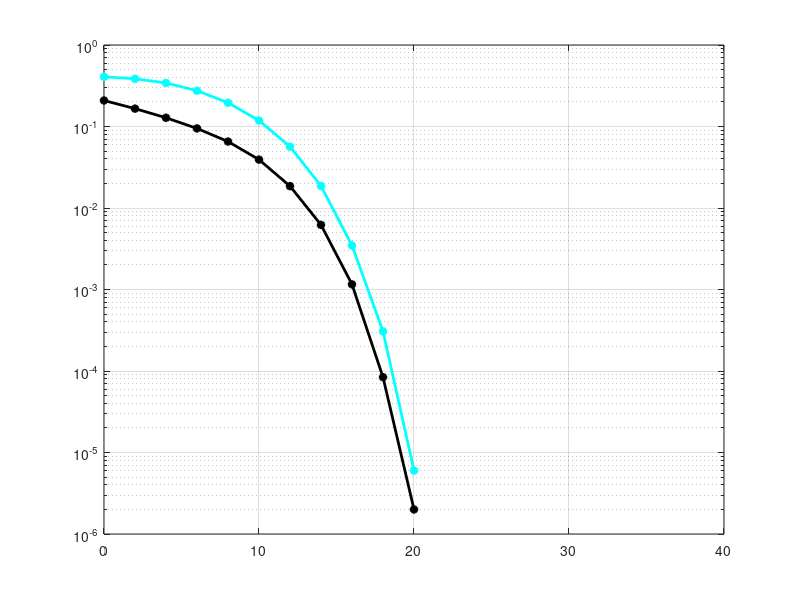

Write the MATLAB code that produced this figure. (Note: this script raises an error after producing the figure.)

N = 5*10^5;

pt = 0:2:40;	
Pt = (10^-3)*db2pow(pt);	

BW = 10^6;	
No = -174 + 10*log10(BW);	
no = (10^-3)*db2pow(No);

x1 = randi([0 1],1,N); 
x2 = randi([0 1],1,N); 

xmod1 = 2*x1 - 1;
xmod2 = 2*x2 - 1;

%Set power weights for users
a1 = 0.8; a2 = 0.2;

%Do superposition coding
x = sqrt(a1)*xmod1 + sqrt(a2)*xmod2 ;

for u = 1:length(Pt)
y1 = awgn(x,pt(u),'measured'); 
y2 = awgn(x,pt(u),'measured'); 

x1_hat = ones(1,N);
x1_hat(y1 < 0) = 0;

% at user 2
x11_est = ones(1,N); 
x11_est(y2 < 0) = 0;
x11_est(x11_est == 0) = -1;                                                               

rem2 = y2 - sqrt(a1)*x11_est;

x2_hat = zeros(1,N);
x2_hat(rem2>0) = 1;

%Estimate BER
ber1(u) = biterr(x1,x1_hat)/N;
ber2(u) = biterr(x2,x2_hat)/N;
end

%plot BER curves
semilogy(pt, ber1,'-k*', 'linewidth', 2);hold on;grid on;
semilogy(pt, ber2, '-c*', 'linewidth', 2);hold on;grid on;

N = 5*10^5;

pt = 0:4:40;			%Tsnr (dBm)
Pt = (10^-3)*db2pow(pt);	% (linear scale)

BW = 10^6;			%Bandwidth = 1 MHz
No = -174 + 10*log10(BW);	%Noise power (dBm)
no = (10^-3)*db2pow(No);	%Noise power (linear scale) 

d1 = 500; d2 = 200;	%Distances
a1 = 0.9; a2=0.1;	%Power allocation coefficients

eta = 4;	%Path loss exponent

%Generate Rayleigh fading channel for the three users
h1 = sqrt(d1^-eta)*(randn(N/2,1) + 1i*randn(N/2,1))/sqrt(2) ;
h2 = sqrt(d2^-eta)*(randn(N/2,1) + 1i*randn(N/2,1))/sqrt(2);


%Generate noise samples for the three users
n1 = sqrt(no)*(randn(N/2,1) + 1i*randn(N/2,1))/sqrt(2);
n2 = sqrt(no)*(randn(N/2,1) + 1i*randn(N/2,1))/sqrt(2);


%Generate random binary message data for the three users
x1 = randi([0 1],N,1);
x2 = randi([0 1],N,1);


%Create QPSKModulator and QPSKDemodulator objects
QPSKmod = comm.QPSKModulator('BitInput',true); 
QPSKdemod = comm.QPSKDemodulator('BitOutput',true); 

%Perform QPSK modulation
xmod1 = step(QPSKmod, x1);
xmod2 = step(QPSKmod, x2);


%Do super position coding
x = sqrt(a1)*xmod1 + sqrt(a2)*xmod2;

for u = 1:length(pt)
	
%Received signals
   y1 = sqrt(Pt(u))*x.*h1 + n1;	%At user 1
   y2 = sqrt(Pt(u))*x.*h2 + n2;	%At user 2
   
%Perform equalization
   eq1 = y1./h1;
   eq2 = y2./h2;
   
%Decode at user 1 (Direct decoding)
   dec1 = step(QPSKdemod, eq1);
   
%Decode at user 2
   dec12 = step(QPSKdemod, eq2);		%Direct demodulation to get U1's data
   dec12_remod = step(QPSKmod, dec12);		%Remodulation of U1's data
   rem2 = eq2 - sqrt(a1*Pt(u))*dec12_remod;	%SIC to remove U1's data
   dec2 = step(QPSKdemod, rem2);		%Direct demodulation of remaining signal
   
   
   
%BER calculation
   ber3(u) = biterr(dec1, x1)/N;
   ber4(u) = biterr(dec2, x2)/N;
  
end

semilogy(pt, ber3,'-g*', 'linewidth', 2); hold on;grid on;

semilogy(pt, ber4, '-b*', 'linewidth', 2);hold on;grid on;





N = 5*10^5;

Pt = 0:4:40;			%Transmit power (dBm)
pt = (10^-3)*db2pow(Pt);	%Transmit power (linear scale)

BW = 10^6;			%Bandwidth = 1 MHz
No = -174 + 10*log10(BW);	%Noise power (dBm)			%
no = (10^-3)*db2pow(No);	%Noise power (linear scale) 

d1 = 500; d2 = 200; 
a1 = 0.91; a2 = 0.09; 

eta = 4;	%Path loss exponent

%Generate Rayleigh fading channel for the three users
h1 = sqrt(d1^-eta)*(randn(N/4,1) + 1i*randn(N/4,1))/sqrt(2);
h2 = sqrt(d2^-eta)*(randn(N/4,1) + 1i*randn(N/4,1))/sqrt(2);

%Generate noise samples for the three users
n1 = sqrt(no)*(randn(N/4,1) + 1i*randn(N/4,1))/sqrt(2);
n2 = sqrt(no)*(randn(N/4,1) + 1i*randn(N/4,1))/sqrt(2);


%Generate random binary message data for the three users
x1 = randi([0 1],N/2,1);
x2 = randi([0 1],N/2,1);


%Create QAMModulator and QAMDemodulator objects
QAMmod = comm.RectangularQAMModulator(4,'BitInput',true); 
QAMdemod = comm.RectangularQAMDemodulator(4,'BitOutput',true);

%Perform QAM modulation
xmod1 = step(QAMmod, x1);
xmod2 = step(QAMmod, x2);


%Do super position coding
x = sqrt(a1)*xmod1 + sqrt(a2)*xmod2;

for u = 1:length(Pt)
	
%Received signals
   y1 = sqrt(pt(u))*x.*h1 + n1;	%At user 1
   y2 = sqrt(pt(u))*x.*h2 + n2;	%At user 2
 
   
%Perform equalization
   eq1 = y1./h1;
   eq2 = y2./h2;
  
   
%Decode at user 1 (Direct decoding)
   dec1 = step(QAMdemod, eq1);
   
%Decode at user 2
   dec12 = step(QAMdemod, eq2);		%Direct demodulation to get U1's data
   dec12_remod = step(QAMmod, dec12);		%Remodulation of U1's data
   rem2 = eq2 - sqrt(a1*pt(u))*dec12_remod;	%SIC to remove U1's data
   dec2 = step(QAMdemod, rem2);		%Direct demodulation of remaining signal
   
%BER calculation
   ber5(u) = biterr(dec1, x1)/N;
   ber6(u) = biterr(dec2, x2)/N;
  
end

semilogy(Pt, ber5,'-m*' ,'linewidth', 2); hold on; grid on;
semilogy(Pt, ber6, '-r*', 'linewidth', 2);hold on;grid on;
legend( 'User 1(BPSK) (FU) \alpha_1 = 0.8','User 2(BPSK) (NU) \alpha_2 = 0.2','User 1(QPSK) (FU) \alpha_1 = 0.91','User 2(QPSK) (NU) \alpha_2 = 0.09','User 1(FU)(QAM) \alpha_1 = 0.9','User 2(NU)(QAM) \alpha_2 = 0.1');
xlabel('SNR (dB)');
ylabel('BER');

